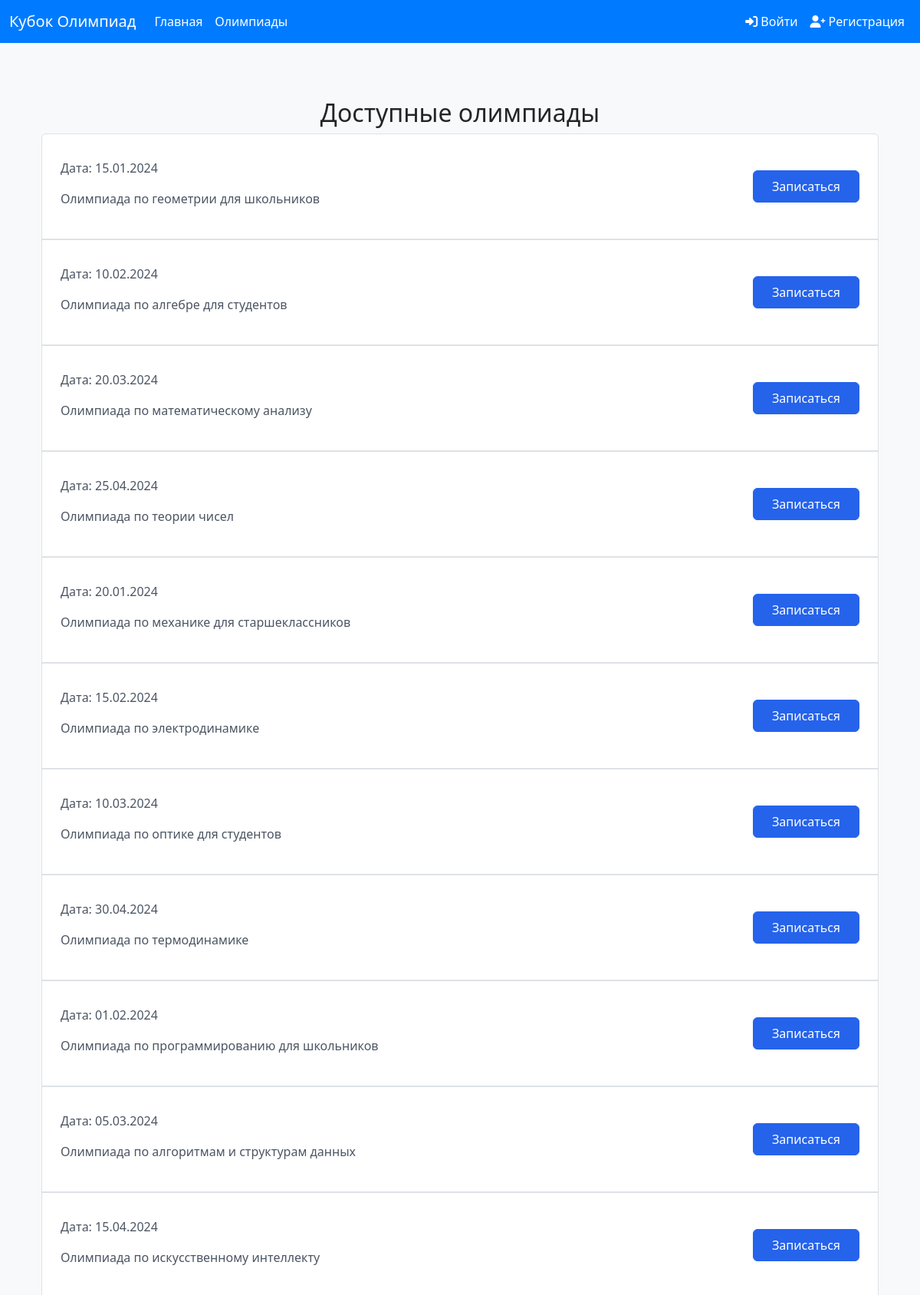
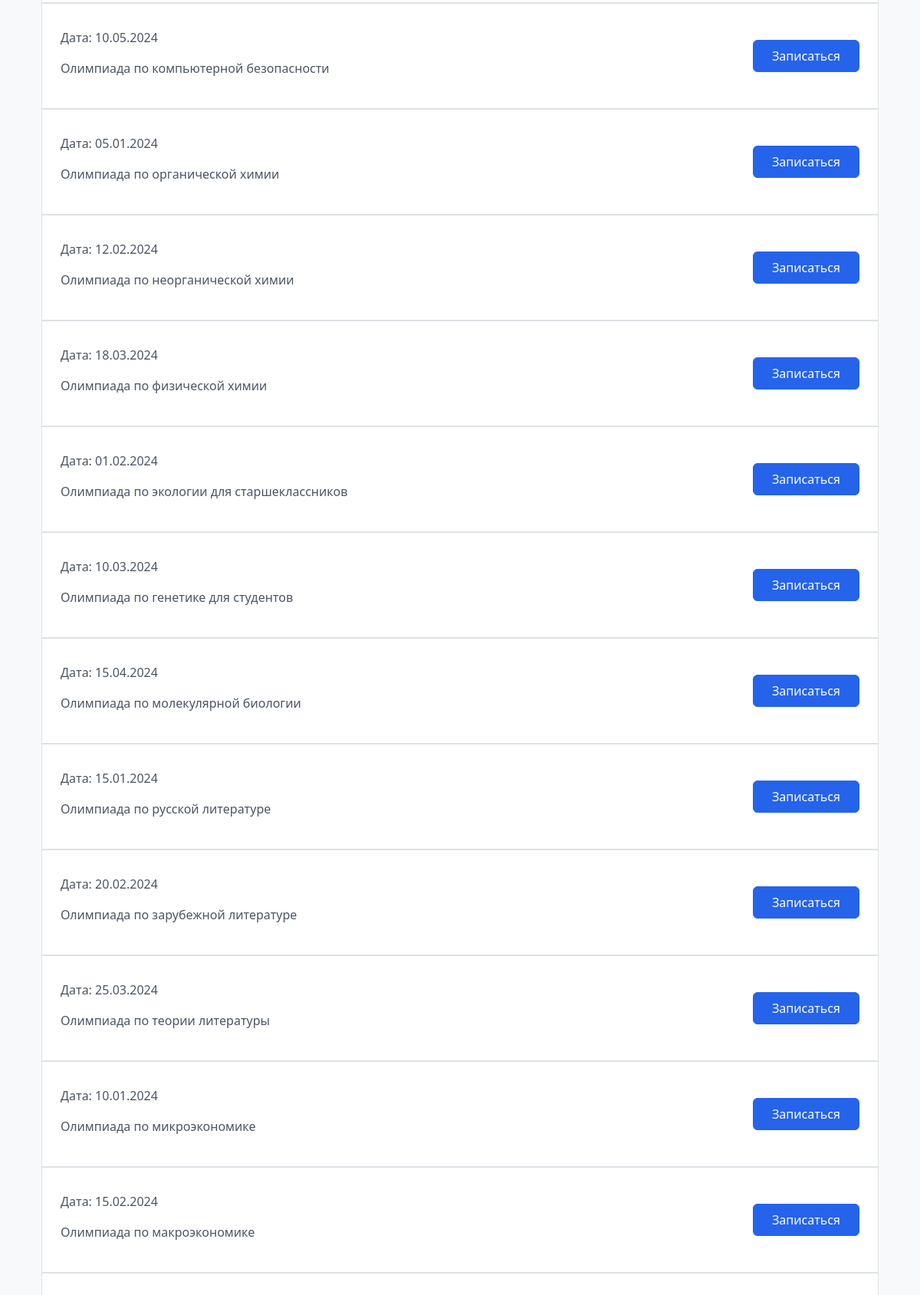
The page /olympiads (upper part) on the database its author committed (2 pictures, top to bottom).
### app/db/models.py (models this page shows, shortened)
class Olympiad(db.Model):
    __tablename__ = 'olympiad'
    id = db.Column(db.Integer, primary_key=True)
    subject_id = db.Column(db.Integer, db.ForeignKey('subject.id'), nullable=False)  # Внешний ключ на Subject
    name = db.Column(db.String(100), nullable=False)                                 # Название олимпиады
    date = db.Column(db.DateTime, nullable=False)                                    # Дата проведения олимпиады
    description = db.Column(db.Text, nullable=True)                                  # Описание олимпиады
    passing_score = db.Column(db.Integer, nullable=True)                             # Проходной балл
    status = db.Column(db.String(50), nullable=False, default='upcoming')            # Статус олимпиады
    subject = db.relationship('Subject', backref=db.backref('olympiads', lazy=True))

### app/routes.py (the view)
    @app.route('/olympiads')
    def olympiads():
        olympiads = Olympiad.query.all()
        return render_template('olympiads.html', olympiads=olympiads)

### app/templates/olympiads.html (shortened to what this page needs)
{% extends 'base.html' %}
{% block content %}
<div class="container mt-5">
    <h2 class="text-center text-3xl font-semibold text-blue-600 mb-6">Доступные олимпиады</h2>
    <ul class="list-group">
        {% for olympiad in olympiads %}
            <li class="list-group-item d-flex justify-content-between align-items-center border border-gray-300 shadow-md p-4 rounded-lg hover:shadow-xl transition-all">
                <div>
                    <p class="text-sm text-gray-600">Дата: {{ olympiad.date.strftime('%d.%m.%Y') }}</p>
                    <p class="text-gray-700">{{ olympiad.description }}</p>
                </div>
                <form action="{{ url_for('register_olympiad', olympiad_id=olympiad.id) }}" method="POST">
                    <button type="submit" class="btn btn-primary px-4 py-2 rounded-lg text-white transition-all duration-300 transform hover:scale-105 hover:bg-blue-600">
                        Записаться
                    </button>
                </form>
            </li>
        {% endfor %}
    </ul>
</div>
{% endblock %}

### app/templates/base.html (style rules this page uses)
body { background-color: #f8f9fa; display: flex; flex-direction: column; min-height: 100vh; }

### app/templates/olympiads.html (style rules this page uses)
.list-group-item { background-color: #fff; border: 1px solid #e5e7eb; transition: box-shadow 0.3s ease-in-out; }
.btn-primary { background-color: #2563eb; border-color: #2563eb; transition: transform 0.3s ease, background-color 0.3s ease; }
p { color: #4b5563; }

### rows shown on the page
Olympiad: date "15.01.2024", description "Олимпиада по геометрии для школьников"
Olympiad: date "10.02.2024", description "Олимпиада по алгебре для студентов"
Olympiad: date "20.03.2024", description "Олимпиада по математическому анализу"
Olympiad: date "25.04.2024", description "Олимпиада по теории чисел"
Olympiad: date "20.01.2024", description "Олимпиада по механике для старшеклассников"
Olympiad: date "15.02.2024", description "Олимпиада по электродинамике"
Olympiad: date "10.03.2024", description "Олимпиада по оптике для студентов"
Olympiad: date "30.04.2024", description "Олимпиада по термодинамике"
Olympiad: date "01.02.2024", description "Олимпиада по программированию для школьников"
Olympiad: date "05.03.2024", description "Олимпиада по алгоритмам и структурам данных"
Olympiad: date "15.04.2024", description "Олимпиада по искусственному интеллекту"
Olympiad: date "10.05.2024", description "Олимпиада по компьютерной безопасности"
Olympiad: date "05.01.2024", description "Олимпиада по органической химии"
Olympiad: date "12.02.2024", description "Олимпиада по неорганической химии"
Olympiad: date "18.03.2024", description "Олимпиада по физической химии"
Olympiad: date "01.02.2024", description "Олимпиада по экологии для старшеклассников"
Olympiad: date "10.03.2024", description "Олимпиада по генетике для студентов"
Olympiad: date "15.04.2024", description "Олимпиада по молекулярной биологии"
Olympiad: date "15.01.2024", description "Олимпиада по русской литературе"
Olympiad: date "20.02.2024", description "Олимпиада по зарубежной литературе"
Olympiad: date "25.03.2024", description "Олимпиада по теории литературы"
Olympiad: date "10.01.2024", description "Олимпиада по микроэкономике"
Olympiad: date "15.02.2024", description "Олимпиада по макроэкономике"
